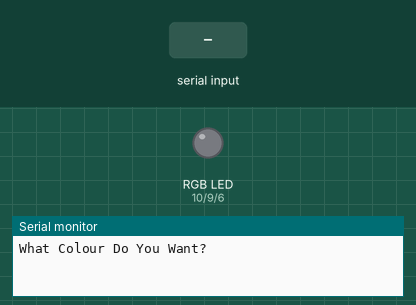
Recording of a sketch running on a simulated Arduino Uno, built with avr-gcc and run on an emulated ATmega328P. Parts: an RGB LED mixed from three pins (HIGH = lit), the last lines printed to the serial monitor. Inputs (shaded band) come from the test bench. Random numbers use the default seed unless the sketch sets one.

Above: at 1.2 s.
1.3 s: "red" received over Serial
At 3.2 s:
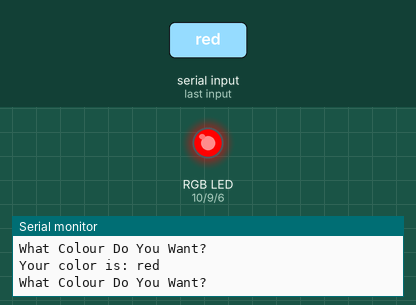
3.8 s: "green" received over Serial
At 5.2 s:
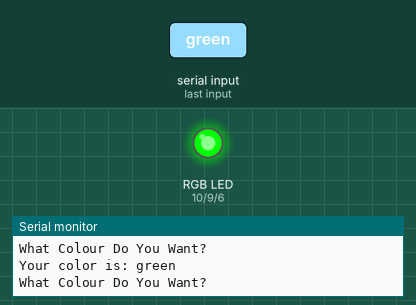
6.3 s: "blue" received over Serial
At 8.2 s:
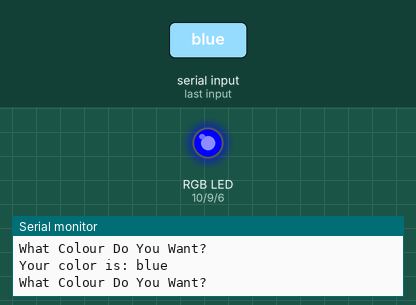
8.8 s: "aqua" received over Serial
At 10.1 s:
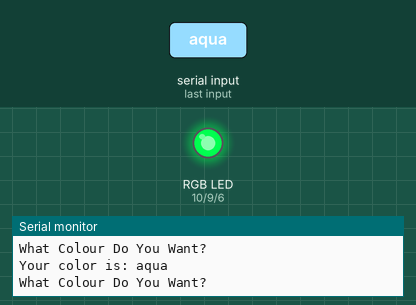
11.3 s: "cyan" received over Serial
At 13.3 s:
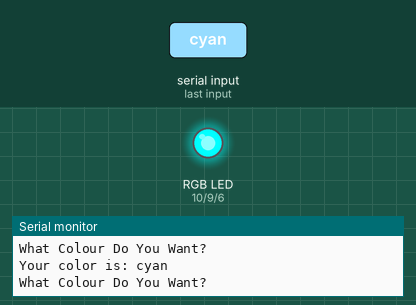
13.8 s: "magenta" received over Serial
At 15.2 s:
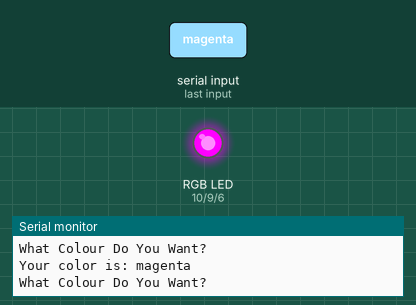
Timing chart, 0 to 16.8 s (numbered marks = the images above; inputs shaded):
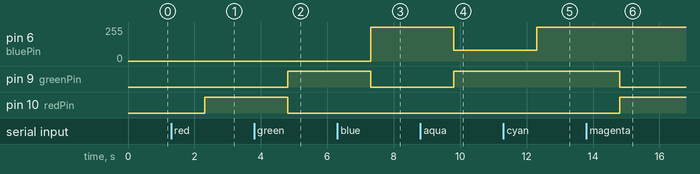

The sketch:

sketch_jul27a.ino
```cpp
int redPin = 10;
int greenPin = 9;
int bluePin = 6;
String myColor;
String msg="What Colour Do You Want?";

void setup() {
  // put your setup code here, to run once:
  Serial.begin(9600);
  pinMode(redPin, OUTPUT);
  pinMode(greenPin, OUTPUT);
  pinMode(bluePin, OUTPUT);
}

void loop() {
  // put your main code here, to run repeatedly:
  Serial.println(msg);
  while (Serial.available() > 0) {
      Serial.read();
  }
  while(Serial.available()==0) {}
  myColor = Serial.readString();
  Serial.print("Your color is: ");
  Serial.println(myColor);

  if (myColor.startsWith("red")) {
    digitalWrite(redPin,HIGH);
    digitalWrite(greenPin,LOW);
    digitalWrite(bluePin,LOW);
  }
  if (myColor.startsWith("green")) {
    digitalWrite(redPin,LOW);
    digitalWrite(greenPin,HIGH);
    digitalWrite(bluePin,LOW);
  }
  if (myColor.startsWith("blue")) {
    digitalWrite(redPin,LOW);
    digitalWrite(greenPin,LOW);
    digitalWrite(bluePin,HIGH);
  }
  if (myColor.startsWith("aqua")) {
    analogWrite(redPin,0);
    analogWrite(greenPin,255);
    analogWrite(bluePin,80);
  }
  if (myColor.startsWith("cyan")) {
    analogWrite(redPin,0);
    analogWrite(greenPin,255);
    analogWrite(bluePin,255);
  }
  if (myColor.startsWith("magenta")) {
    analogWrite(redPin,255);
    analogWrite(greenPin,0);
    analogWrite(bluePin,255);
  }
  if (myColor.startsWith("yellow")) {
    analogWrite(redPin,255);
    analogWrite(greenPin,255);
    analogWrite(bluePin,0);
  }
  if (myColor.startsWith("orange")) {
    analogWrite(redPin,255);
    analogWrite(greenPin,165);
    analogWrite(bluePin,0);
  }
  if (myColor.startsWith("fuchsia")) {
    analogWrite(redPin,255);
    analogWrite(greenPin,0);
    analogWrite(bluePin,255);
  }
  if (myColor.startsWith("mystery")) {
    float red = float(random())/RANDOM_MAX * 255;
    float green = float(random())/RANDOM_MAX * 255;
    float blue = float(random())/RANDOM_MAX * 255;

    analogWrite(redPin,red);
    analogWrite(greenPin,green);
    analogWrite(bluePin,blue);
  }
}
```

Measured:
- after the input at 1.3 s, pin 10 (redPin): LOW → HIGH after 1.0 s
- after the input at 3.8 s, pin 9 (greenPin): LOW → HIGH after 1.0 s; pin 10 (redPin): HIGH → LOW after 1.0 s
- after the input at 6.3 s, pin 6 (bluePin): 0/255 → 255/255 after 1.0 s; pin 9 (greenPin): HIGH → LOW after 1.0 s
- after the input at 8.8 s, pin 6 (bluePin): 255/255 → 80/255 after 1.0 s; pin 9 (greenPin): LOW → HIGH after 1.0 s
- after the input at 11.3 s, pin 6 (bluePin): 80/255 → 255/255 after 1.0 s
- after the input at 13.8 s, pin 9 (greenPin): HIGH → LOW after 1.0 s; pin 10 (redPin): LOW → HIGH after 1.0 s
